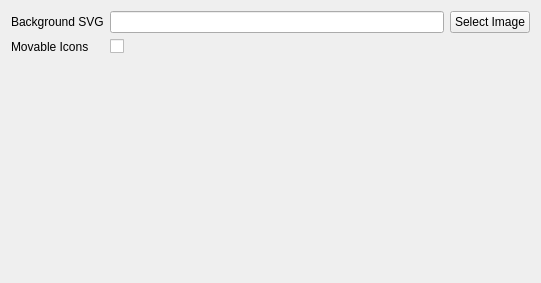
<?xml version="1.0" encoding="UTF-8"?>
<ui version="4.0">
 <class>Form</class>
 <widget class="QWidget" name="Form">
  <property name="geometry">
   <rect>
    <x>0</x>
    <y>0</y>
    <width>541</width>
    <height>283</height>
   </rect>
  </property>
  <property name="windowTitle">
   <string>Form</string>
  </property>
  <layout class="QGridLayout" name="gridLayout">
   <item row="0" column="2">
    <widget class="QPushButton" name="ui_select_image">
     <property name="text">
      <string>Select Image</string>
     </property>
    </widget>
   </item>
   <item row="0" column="1">
    <widget class="QLineEdit" name="ui_background_svg"/>
   </item>
   <item row="0" column="0">
    <widget class="QLabel" name="label">
     <property name="minimumSize">
      <size>
       <width>75</width>
       <height>0</height>
      </size>
     </property>
     <property name="text">
      <string>Background SVG</string>
     </property>
    </widget>
   </item>
   <item row="2" column="0" colspan="3">
    <layout class="QHBoxLayout" name="horizontalLayout_3">
     <item>
      <spacer name="horizontalSpacer_2">
       <property name="orientation">
        <enum>Qt::Horizontal</enum>
       </property>
       <property name="sizeHint" stdset="0">
        <size>
         <width>40</width>
         <height>20</height>
        </size>
       </property>
      </spacer>
     </item>
     <item>
      <widget class="SVGWidget" name="ui_svg_widget" native="true">
       <property name="sizePolicy">
        <sizepolicy hsizetype="Fixed" vsizetype="Fixed">
         <horstretch>0</horstretch>
         <verstretch>0</verstretch>
        </sizepolicy>
       </property>
       <property name="minimumSize">
        <size>
         <width>200</width>
         <height>200</height>
        </size>
       </property>
       <property name="maximumSize">
        <size>
         <width>400</width>
         <height>400</height>
        </size>
       </property>
       <property name="sizeIncrement">
        <size>
         <width>0</width>
         <height>0</height>
        </size>
       </property>
      </widget>
     </item>
     <item>
      <spacer name="horizontalSpacer">
       <property name="orientation">
        <enum>Qt::Horizontal</enum>
       </property>
       <property name="sizeHint" stdset="0">
        <size>
         <width>40</width>
         <height>20</height>
        </size>
       </property>
      </spacer>
     </item>
    </layout>
   </item>
   <item row="1" column="0">
    <widget class="QLabel" name="label_2">
     <property name="text">
      <string>Movable Icons</string>
     </property>
    </widget>
   </item>
   <item row="1" column="1">
    <widget class="QCheckBox" name="ui_movable_icons">
     <property name="text">
      <string/>
     </property>
    </widget>
   </item>
  </layout>
 </widget>
 <customwidgets>
  <customwidget>
   <class>SVGWidget</class>
   <extends>QWidget</extends>
   <header>linuxnano/views/widgets/svg_widget</header>
   <container>1</container>
  </customwidget>
 </customwidgets>
 <tabstops>
  <tabstop>ui_background_svg</tabstop>
  <tabstop>ui_select_image</tabstop>
 </tabstops>
 <resources/>
 <connections/>
</ui>
